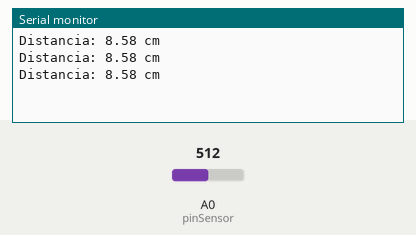
Bench run of a sketch on a simulated Arduino Uno, built with avr-gcc and run on an emulated ATmega328P. Parts: the last lines printed to the serial monitor. Inputs (shaded band) come from the test bench; at power-on: A0 (pinSensor) = 512.

Above: at 1.3 s.
1.4 s: A0 (pinSensor) set to 0
At 1.9 s:
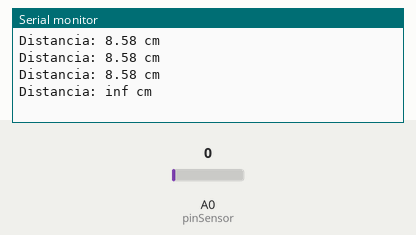
3.5 s: A0 (pinSensor) set to 122
At 3.9 s:
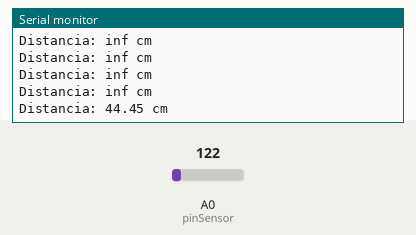

Measured:
- after the input at 1.4 s, the serial monitor: prints a new line after 0.10 s (image 1)
- after the input at 3.5 s, the serial monitor: prints a new line at once (image 2)

The sketch:

SensorCalibrat.ino
```cpp
const int pinSensor = A0; // Pin donde está conectado el sensor
float distancia;
const float a = 10988.20;
const float b = -1.147;

void setup() {
    Serial.begin(9600); // Inicia comunicación serial
}

void loop() {
    int adcValor = analogRead(pinSensor); // Leer el valor del ADC
    distancia = a * pow(adcValor, b); // Calcular la distancia en cm

    Serial.print("Distancia: ");
    Serial.print(distancia);
    Serial.println(" cm");

    delay(500); // Pequeño retardo para evitar ruido en la lectura
}
```
